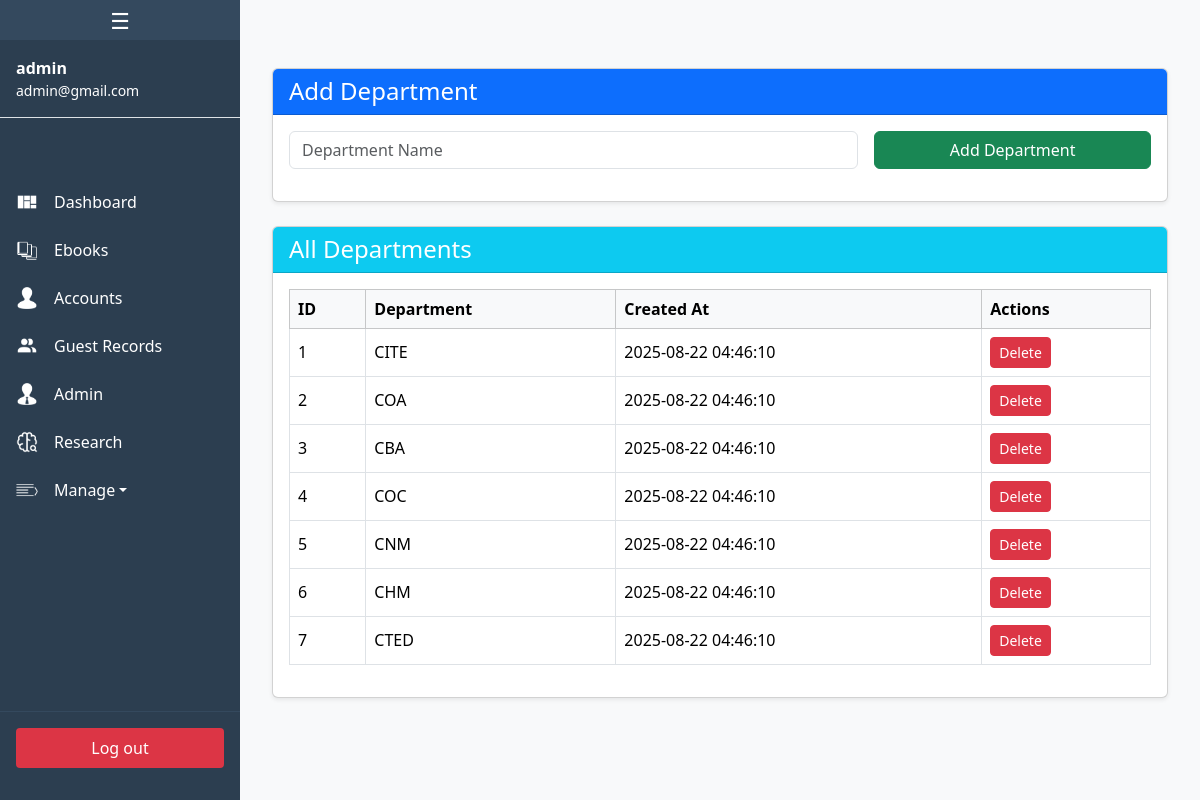
Screenshot of /tabs/admin/department.php (signed in) with the database file from the repository.
### tables this page shows
CREATE TABLE `users` (
  `id` bigint(20) UNSIGNED NOT NULL,
  `username` varchar(255) NOT NULL,
  `email` varchar(255) NOT NULL,
  `email_verified_at` timestamp NULL DEFAULT NULL,
  `password` varchar(255) NOT NULL,
  `status` enum('inactive','active') NOT NULL,
  `remember_token` varchar(100) DEFAULT NULL,
  `created_at` timestamp NULL DEFAULT NULL,
  `updated_at` timestamp NULL DEFAULT NULL
);

CREATE TABLE `tbl_department` (
  `id` bigint(20) UNSIGNED NOT NULL,
  `department` varchar(255) NOT NULL,
  `created_at` timestamp NULL DEFAULT NULL,
  `updated_at` timestamp NULL DEFAULT NULL
);

### tabs/admin/department.php (the view, shortened to what this page needs)
<?php
include 'sidebar.php';
$departments = $conn->query("SELECT * FROM tbl_department ORDER BY created_at DESC");
?>
<!DOCTYPE html>
<html lang="en">
<head>
    <link href="https://cdn.jsdelivr.net/npm/bootstrap@5.3.1/dist/css/bootstrap.min.css" rel="stylesheet">
</head>
<body class="bg-light">
<div id="main-content" style="padding:20px;">
    <div class="container my-5">
    <div class="card mb-4 shadow-sm">
        <div class="card-header bg-primary text-white">
            <h4 class="mb-0">Add Department</h4>
        </div>
        <div class="card-body">
            <form method="post" class="row g-3">
                <div class="col-md-8">
                    <input type="text" name="department" class="form-control" placeholder="Department Name" required>
                </div>
                <div class="col-md-4">
                    <button type="submit" name="add_department" class="btn btn-success w-100">Add Department</button>
                </div>
            </form>
        </div>
    </div>
    <div class="card shadow-sm">
        <div class="card-header bg-info text-white">
            <h4 class="mb-0">All Departments</h4>
        </div>
        <div class="card-body">
            <table class="table table-bordered table-hover align-middle">
                <thead class="table-light">
                    <tr>
                        <th>ID</th>
                        <th>Department</th>
                        <th>Created At</th>
                        <th>Actions</th>
                    </tr>
                </thead>
                <tbody>
                    <?php while ($row = $departments->fetch_assoc()): ?>
                    <tr>
                        <td><?= $row['id'] ?></td>
                        <td><?= htmlspecialchars($row['department']) ?></td>
                        <td><?= $row['created_at'] ?></td>
                        <td>
                            <a href="?delete_id=<?= $row['id'] ?>" class="btn btn-danger btn-sm" onclick="return confirm('Are you sure you want to delete this department?')">Delete</a>
                        </td>
                    </tr>
                    <?php endwhile; ?>
                </tbody>
            </table>
        </div>
    </div>
</div>
</div>
</body>
</html>

### tabs/admin/sidebar.php (shortened to what this page needs)
<?php
include '../../database/db_connect.php';
$user = null;
if (isset($_SESSION['user_id'])) {
    $stmt = $conn->prepare("SELECT * FROM users WHERE id=? LIMIT 1");
    $stmt->bind_param("i", $_SESSION['user_id']);
    $stmt->execute();
    $result = $stmt->get_result();
    $user = $result->fetch_assoc();
}
?>
<div id="sidebar" class="sidebar">
    <button id="toggleSidebar" class="toggle-btn" aria-label="Toggle Sidebar">☰</button>
    <?php if ($user): ?>
    <div class="account-info p-3 border-bottom">
        <strong><?= htmlspecialchars($user['username']) ?></strong><br>
        <small><?= htmlspecialchars($user['email']) ?></small>
    </div>
    <?php endif; ?>
    <ul class="menu">
        <li>
            <a href="dashboard.php">
                <img src="../../images/icons/dashboard.png" class="icon" alt="Dashboard">
                <span class="label">Dashboard</span>
            </a>
        </li>
        <li>
            <a href="ebooks.php">
                <img src="../../images/icons/Books.png" class="icon" alt="Ebooks">
                <span class="label">Ebooks</span>
            </a>
        </li>
        <li>
            <a href="accounts.php">
                <img src="../../images/icons/user_setup.png" class="icon" alt="Accounts">
                <span class="label">Accounts</span>
            </a>
        </li>
        <li>
            <a href="guest_record.php">
                <img src="../../images/icons/admin.png" class="icon" alt="Guests">
                <span class="label">Guest Records</span>
            </a>
        </li>
        <li>
            <a href="admin.php">
                <img src="../../images/icons/admin_setup.png" class="icon" alt="Guests">
                <span class="label">Admin</span>
            </a>
        </li>
        <li>
            <a href="research.php">
                <img src="../../images/icons/research.png" class="icon" alt="Research">
                <span class="label">Research</span>
            </a>
        </li>
        <li class="dropdown">
            <a href="#" class="dropdown-toggle">
                <img src="../../images/icons/Setup.png" class="icon" alt="Settings">
                <span class="label">Manage</span>
            </a>
        </li>
    </ul>
    <?php if ($user): ?>
    <div class="logout-section">
        <form method="POST">
            <button type="submit" name="logout" class="logout-btn">Log out</button>
        </form>
    </div>
    <?php endif; ?>
</div>

### tabs/admin/sidebar.php (style rules this page uses)
.sidebar { position: fixed; top: 0; left: 0; height: 100vh; width: 240px; background-color: #2c3e50; color: white; display: flex; flex-direction: column; transition: width 0.3s ease; z-index: 1000; overflow-y: auto; }
.toggle-btn { background: #1a252f; border: none; color: white; font-size: 22px; width: 100%; height: 40px; cursor: pointer; display: flex; align-items: center; justify-content: center; }
.menu { list-style: none; padding: 60px 0 0 0; margin: 0; flex-grow: 1; }
.menu li { margin: 0; }
.menu a { display: flex; align-items: center; padding: 0.75rem 1rem; text-decoration: none; color: white; transition: background 0.2s ease; white-space: nowrap; }
.icon { width: 22px; height: 22px; filter: brightness(0) invert(1); flex-shrink: 0; }
.label { margin-left: 1rem; transition: opacity 0.2s ease, margin 0.2s ease; opacity: 1; }
.logout-section { padding: 1rem; border-top: 1px solid #34495e; }
.logout-btn { width: 100%; background-color: #dc3545; border: none; padding: 8px 0; border-radius: 4px; color: white; cursor: pointer; transition: background-color 0.2s; }

### rows the page displays
users: username "admin", email "admin@gmail.com"
tbl_department: id "1", department "CITE", created_at "2025-08-22 04:46:10"
tbl_department: id "2", department "COA", created_at "2025-08-22 04:46:10"
tbl_department: id "3", department "CBA", created_at "2025-08-22 04:46:10"
tbl_department: id "4", department "COC", created_at "2025-08-22 04:46:10"
tbl_department: id "5", department "CNM", created_at "2025-08-22 04:46:10"
tbl_department: id "6", department "CHM", created_at "2025-08-22 04:46:10"
tbl_department: id "7", department "CTED", created_at "2025-08-22 04:46:10"
